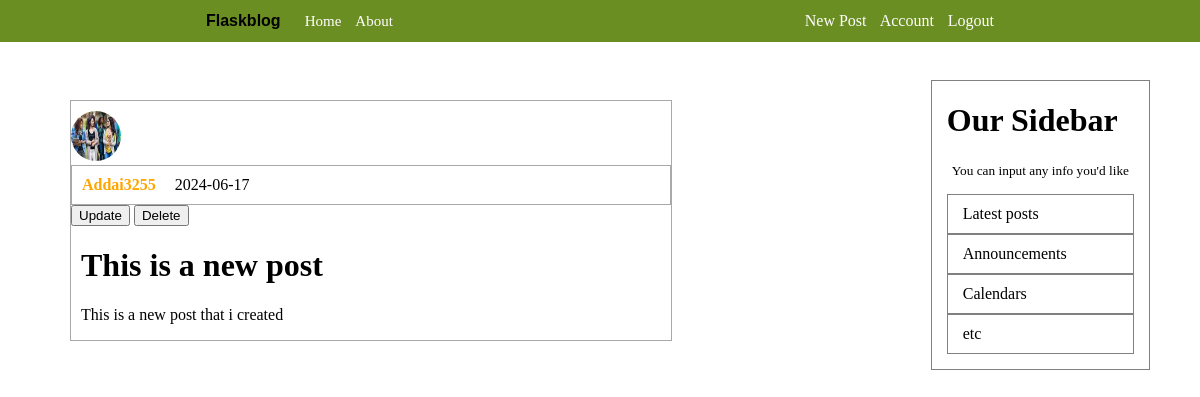
Page /post/19 (signed in) on the committed database.
### flaskblog/models.py (models this page shows, shortened)
class User(db.Model, UserMixin):
    id = db.Column(db.Integer, primary_key=True)
    username = db.Column(db.String(20), nullable=False, unique= True)
    email = db.Column(db.String(120), nullable=False, unique=True)
    image_file = db.Column(db.String(20), nullable=False, default='default.jpg')
    password = db.Column(db.String(60), nullable=False)
    posts = db.relationship('Post', backref='author', lazy=True)

class Post(db.Model):
    id = db.Column(db.Integer, primary_key =True)
    title = db.Column(db.String(100), nullable=False)
    date_posted=db.Column(db.DateTime, nullable=False, default=datetime.utcnow)
    content = db.Column(db.Text, nullable = False)
    user_id = db.Column(db.Integer, db.ForeignKey('user.id'), nullable=False)

### flaskblog/posts/routes.py (the view)
@posts.route("/post/<int:post_id>", methods=['GET', 'POST'])
@login_required
def post(post_id):
    post =Post.query.get_or_404(post_id)
    return render_template('post.html', title=post.title, post=post)

### flaskblog/models.py (called while the page is built)
@login_manager.user_loader
def load_user(user_id):
    return User.query.get(int(user_id))

### flaskblog/templates/post.html (shortened to what this page needs)
{% extends 'layout.html' %}
{% block content %}
    <div class="blog-container">
        <img class="pro-pic" src="{{ url_for('static',filename='profile_pics/' + post.author.image_file) }}">
        <div class="aut-date">
            <a href="{{ url_for('users.user_posts', username=post.author.username) }}" class="aut-link">{{ post.author.username }}</a>
            <p class="dte">{{ post.date_posted.strftime('%Y-%m-%d') }}</p>
        </div>
        <div>
            <a href="{{ url_for('posts.update_post', post_id=post.id) }}"><button>Update</button></a>
            <a href="{{ url_for('posts.delete_confirmation', post_id=post.id) }}"><button>Delete</button></a>
        </div>
        <h1 class="tit-link">{{ post.title }}</h1>
        <p class="cnt">{{ post.content }}</p>
    </div>
{% endblock content %}

### flaskblog/static/main.css (style rules this page uses)
body { background-color: white; margin: 0; }

### flaskblog/static/home.css (style rules this page uses)
.blog-container { border: 1px solid darkgray; width: 600px; margin-top: 100px; margin-left: 70px; }
.aut-date { padding-left: 10px; padding-right: 10px; padding-top: 10px; padding-bottom: 10px; border: 1px solid darkgray; }
.aut-link { text-decoration: none; color: orange; font-weight: bold; cursor: pointer; }
.dte { display: inline; flex-direction: row; margin-left: 15px; }
.tit-link { margin-left: 10px; text-decoration: none; color: black; cursor: pointer; }
.cnt { margin-left: 10px; }

### flaskblog/static/account.css (style rules this page uses)
.pro-pic { height: 50px; width: 50px; border-radius: 25px; margin-top: 10px; }

### rows in the picture
User: image_file (picture), author.username "Addai3255"
Post: date_posted "2024-06-17", title "This is a new post", content "This is a new post that i created"
